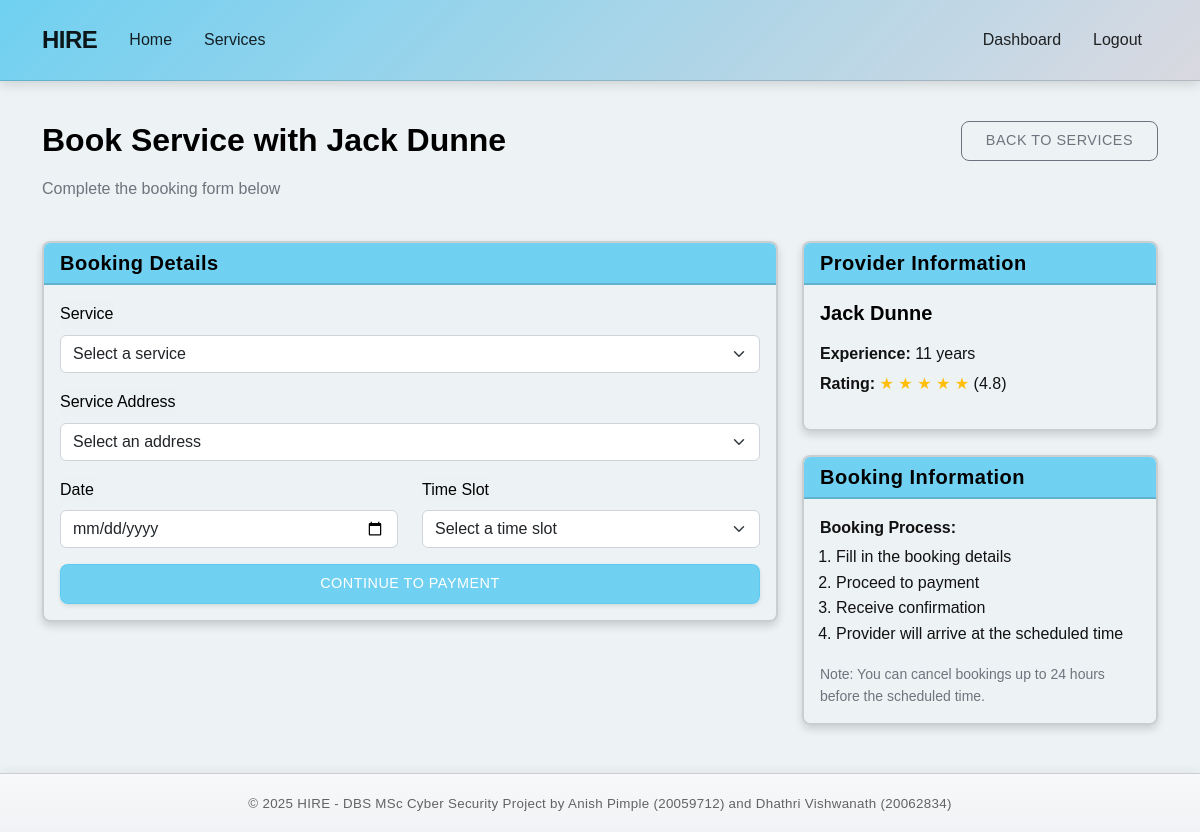
Page /booking/create/2 (signed in) on the committed database.
### models.py (models this page shows, shortened)
class Provider(db.Model):
    __tablename__ = 'providers'
    id = db.Column(db.Integer, primary_key=True)
    email = db.Column(db.String(100), unique=True, nullable=False)
    phone = db.Column(db.String(15), unique=True, nullable=False)
    password_hash = db.Column(db.String(128), nullable=False)
    first_name = db.Column(db.String(50), nullable=False)
    last_name = db.Column(db.String(50), nullable=False)
    verification_document = db.Column(db.String(255), nullable=False)
    experience_years = db.Column(db.Integer, default=0)
    is_available = db.Column(db.Boolean, default=True)
    avg_rating = db.Column(db.Float, nullable=True)
    is_verified = db.Column(db.Boolean, default=False)
    created_at = db.Column(db.DateTime, default=datetime.utcnow)
    addresses = db.relationship('Address', backref='provider', lazy=True,
                              foreign_keys='Address.provider_id')
    services = db.relationship('ProviderCategory', backref='provider', lazy=True)
    bookings = db.relationship('Booking', backref='provider', lazy=True)
    def get_full_name(self):
        return f"{self.first_name} {self.last_name}"

### routes.py (the view, shortened to what this page needs)
@booking_bp.route('/create/<int:provider_id>', methods=['GET', 'POST'])
def create_booking(provider_id):
    customer = get_current_user()
    if not customer or not isinstance(customer, Customer):
        flash('Please log in as a customer', 'warning')
        return redirect(url_for('customer.login'))
    provider = Provider.query.get_or_404(provider_id)
    provider_categories = ProviderCategory.query.filter_by(provider_id=provider_id).all()
    addresses = Address.query.filter_by(customer_id=customer.id).all()
    if not addresses:
        flash('Please add an address first', 'warning')
        return redirect(url_for('customer.add_address'))
    time_slots = [
        '09:00', '10:00', '11:00',
        '13:00', '14:00', '15:00',
        '16:00', '17:00'
    ]
    return render_template(
        'booking/create.html',
        provider=provider,
        provider_categories=provider_categories,
        addresses=addresses,
        time_slots=time_slots,
        min_date=datetime.now().date() + timedelta(days=1)
    )

### app.py (called while the page is built)
@app.context_processor
def inject_env_variables():
    return dict(
        GOOGLE_MAPS_API_KEY=os.getenv('GOOGLE_MAPS_API_KEY')
    )

@app.context_processor
def utility_processor():
    def format_datetime(value, format='%d %b, %Y %H:%M'):
        """Format a datetime object to string"""
        if value is None:
            return ""
        return value.strftime(format)
    def format_currency(value):
        """Format a number as currency"""
        if value is None:
            return "€0.00"
        return f"€{value:.2f}"
    return dict(
        format_datetime=format_datetime,
        format_currency=format_currency
    )

### models.py (called while the page is built)
    def get_full_address(self):
        return f"{self.address_line}, {self.city}, {self.state} {self.postal_code}"

### routes.py (called while the page is built)
def get_current_user():
    user_id = session.get('user_id')
    user_type = session.get('user_type')
    if not user_id or not user_type:
        return None
    if user_type == 'customer':
        return Customer.query.get(user_id)
    elif user_type == 'provider':
        return Provider.query.get(user_id)
    return None

### templates/booking/create.html (shortened to what this page needs)
{% extends "base.html" %}
{% block content %}
<div class="row mb-4">
    <div class="col-md-8">
        <h2>Book Service with {{ provider.get_full_name() }}</h2>
        <p class="text-muted">Complete the booking form below</p>
    </div>
    <div class="col-md-4 text-end">
        <a href="{{ url_for('service.service_list') }}" class="btn btn-outline-secondary">Back to Services</a>
    </div>
</div>
<div class="row">
    <div class="col-md-8">
        <div class="card">
            <div class="card-header">
                <h5 class="card-title mb-0">Booking Details</h5>
            </div>
            <div class="card-body">
                <form action="{{ url_for('booking.create_booking', provider_id=provider.id) }}" method="post">
                    <div class="mb-3">
                        <label for="category_id" class="form-label">Service</label>
                        <select class="form-select" id="category_id" name="category_id" required>
                            <option value="" selected disabled>Select a service</option>
                        </select>
                    </div>
                    <div class="mb-3">
                        <label for="address_id" class="form-label">Service Address</label>
                        <select class="form-select" id="address_id" name="address_id" required>
                            <option value="" selected disabled>Select an address</option>
                        </select>
                    </div>
                    <div class="row mb-3">
                        <div class="col-md-6">
                            <label for="booking_date" class="form-label">Date</label>
                            <input type="date" class="form-control" id="booking_date" name="booking_date" required
                                  min="{{ min_date.strftime('%Y-%m-%d') }}">
                        </div>
                        <div class="col-md-6">
                            <label for="time_slot" class="form-label">Time Slot</label>
                            <select class="form-select" id="time_slot" name="time_slot" required>
                                <option value="" selected disabled>Select a time slot</option>
                            </select>
                        </div>
                    </div>
                    <div class="d-grid gap-2">
                        <button type="submit" class="btn btn-primary">Continue to Payment</button>
                    </div>
                </form>
            </div>
        </div>
    </div>
    <div class="col-md-4">
        <div class="card mb-4">
            <div class="card-header">
                <h5 class="card-title mb-0">Provider Information</h5>
            </div>
            <div class="card-body">
                <h5>{{ provider.get_full_name() }}</h5>
                <p class="mb-1"><strong>Experience:</strong> {{ provider.experience_years }} years</p>
                <p class="mb-3">
                    <strong>Rating:</strong>
                    {% if provider.avg_rating %}
                        {% for i in range(5) %}
                            {% if i < provider.avg_rating|int %}
                                <span class="text-warning">★</span>
                            {% elif i < provider.avg_rating|round(0, 'ceil')|int and (provider.avg_rating % 1) >= 0.5 %}
                                <span class="text-warning">★</span>
                            {% else %}
                                <span class="text-secondary">★</span>
                            {% endif %}
                        {% endfor %}
                        ({{ provider.avg_rating|round(1) }})
                    {% else %}
                        No ratings yet
                    {% endif %}
                </p>
            </div>
        </div>
        <div class="card">
            <div class="card-header">
                <h5 class="card-title mb-0">Booking Information</h5>
            </div>
            <div class="card-body">
                <p class="mb-1"><strong>Booking Process:</strong></p>
                <ol class="ps-3">
                    <li>Fill in the booking details</li>
                    <li>Proceed to payment</li>
                    <li>Receive confirmation</li>
                    <li>Provider will arrive at the scheduled time</li>
                </ol>
                <p class="mb-0 text-muted small">Note: You can cancel bookings up to 24 hours before the scheduled time.</p>
            </div>
        </div>
    </div>
</div>
{% endblock %}

### static/css/style.css (style rules this page uses)
:root { --primary-color: #58caf0d6; --secondary-color: #200b7bb7; --accent-color: #3586a1d6; --light-color: #121212; --dark-color: #dad9e1; --darker-color: #b0cfdb; --surface-color: #edf2f4f7; --surface-color-hover: #cae6ef; --success-color: #2dc653; --warning-color: #ffbe0b; --danger-color: #a52b2d8e; --border-radius: 0.5rem; --box-shadow: 0 0.5rem 1rem rgba(0, 0, 0, 0.1); --transition: all 0.3s ease; }
body { min-height: 100vh; display: flex; flex-direction: column; font-family: 'DotGothic16', sans-serif; color: var(--light-color); background-color: var(--surface-color); line-height: 1.6; }
h1, h2, h3, h4, h5, h6 { font-family: 'DotGothic16', sans-serif; font-weight: 700; margin-bottom: 1rem; color: black; }
.btn { border-radius: var(--border-radius); padding: 0.5rem 1.5rem; font-weight: 500; transition: var(--transition); text-transform: uppercase; letter-spacing: 0.5px; font-size: 0.9rem; }
.btn-primary { background: linear-gradient(135deg, var(--primary-color), var(--primary-color) 90%); border-color: var(--primary-color); color: white; box-shadow: 0 2px 4px rgba(0, 0, 0, 0.1); }
.card { border-radius: var(--border-radius); border: 2px solid rgba(0, 0, 0, 0.15); background-color: var(--surface-color); box-shadow: 0 0.25rem 0.5rem rgba(0, 0, 0, 0.15); transition: var(--transition); overflow: hidden; color: var(--light-color); }
.card-header { background: linear-gradient(135deg, var(--primary-color), var(--primary-color) 85%); border-bottom: 2px solid rgba(0, 0, 0, 0.15); font-weight: 700; letter-spacing: 0.5px; }
.card-title { color: black; }
.form-label { color: black; background-color: var(--surface-color); }
.text-warning { color: var(--warning-color) !important; }
input, select, textarea { background-color: var(--surface-color); border: 1px solid rgba(0, 0, 0, 0.1); color: var(--light-color); }

### rows in the picture
Provider: get_full_name "Jack Dunne", experience_years "11", avg_rating "4.8"
